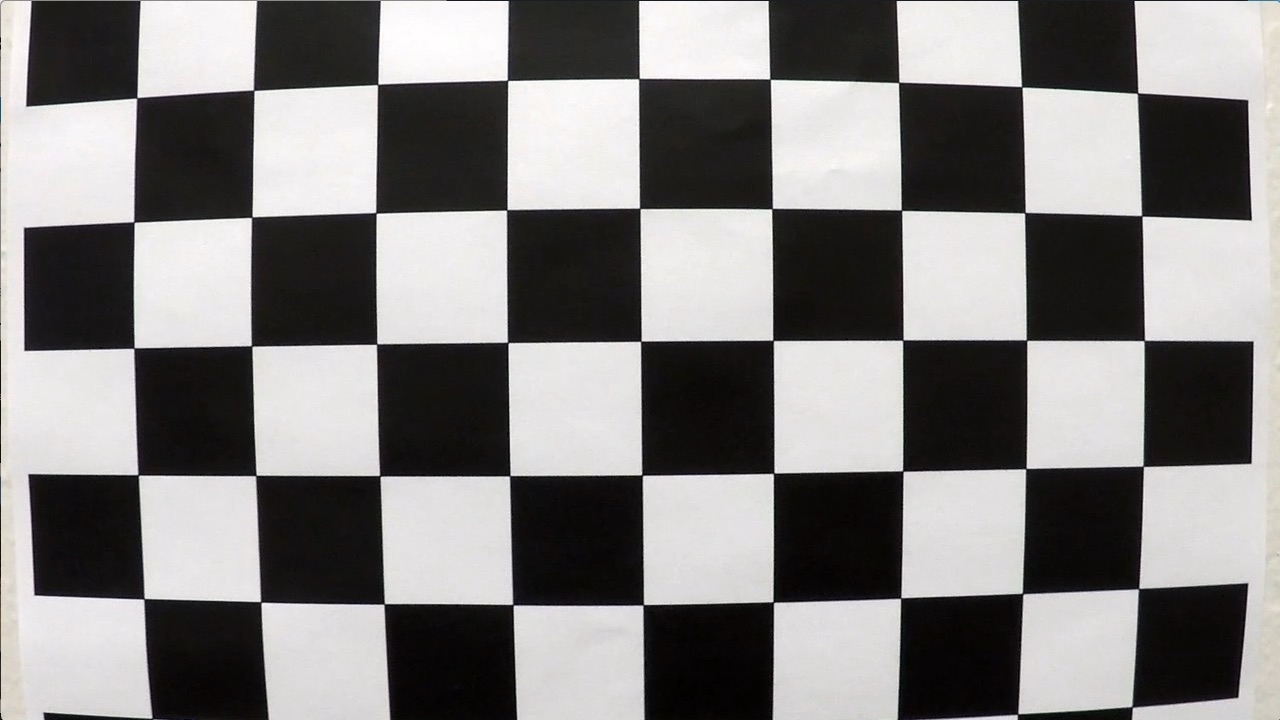
#> input picture camera_cal/calibration1.jpg, 1280 x 720 px; its folder holds 5 pictures in this run
$ jupyter execute --allow-errors P4.ipynb   (shell and % lines are left out)   (older library calls are emulated)
#> lines starting #> are read from the running program, lines starting #| are printed output that depends on the picture
### calibration.py
#!/usr/bin/env python3
# -*- coding: utf-8 -*-
"""
Created on Wed Sep 15 21:34:44 2017

@author: changhsin-wen
"""

import numpy as np
import cv2

class CameraCalibration():

    def __init__(self, imgs, width, height):

        self.mtx = None  # Camera Matrix
        self.dist = None  # Distortion Coefficients
        self.size = None  # Image size
        self.width = width  # Width of chessboard
        self.height = height  # Height of chessboard
        self.calibrated = False  # Whether the camera has been calibrated
        objpoints, imgpoints = self.get_all_corners(imgs)
        self.mtx, self.dist = self.calibrate(objpoints, imgpoints)

    # Generate a matrix of x, y, z object points
    def gridspace(self, ):

        # Initialise 2D array of zeros, needs to be float to stop OpenCV from complaining
        obj = np.zeros((self.width * self.height, 3)).astype(np.float32)

        # For x and y, fill with a grid of ascending values
        obj[:, :2] = np.mgrid[0:self.width, 0:self.height].T.reshape(-1, 2)
        return obj

    # Get the image points and the object points for a single image
    def get_corners(self, img):
        objp = self.gridspace() # Generate 3D object points for chessboard

        # Convert to grayscale, using RGB instead of BGR as mpimg uses a RGB format
        grey = cv2.cvtColor(img, cv2.COLOR_RGB2GRAY)

        # Save size of image for later use
        self.size = grey.shape[::-1]

        # Detect chessboard corners
        ret, corners = cv2.findChessboardCorners(grey, (self.width, self.height), None)

        if ret:
            return corners, objp
        else:
            return None, None

    # Get the object and image corners for all images.
    def get_all_corners(self, imgs):
        objpoints = []
        imgpoints = []
        for i, img in enumerate(imgs):
            imgp, objp = self.get_corners(img)
            if imgp is None:

                # Warn if image is skipped
                print('Image {} skipped chessboard corners is not fully visible'.format(i))
            else:
                objpoints.append(objp)
                imgpoints.append(imgp)

        return objpoints, imgpoints

    # Get camera coefficients
    def calibrate(self, objpoints, imgpoints):

        # Calculate the camera matrix and the distortion coefficients. This is what we need in order to undistort
        ret, mtx, dist, rvecs, tvecs = cv2.calibrateCamera(objpoints, imgpoints, self.size, None, None)
        return mtx, dist

    # Apply the distortion coefficients to an image
    def undistort(self, img):
        return cv2.undistort(img, self.mtx, self.dist, None, self.mtx)

### P4.ipynb
[cell 1]
import numpy as np
import cv2
import pickle
import glob
import matplotlib.pyplot as plt
from moviepy.editor import VideoFileClip
from IPython.display import HTML


# prepare object points, like (0,0,0), (1,0,0), (2,0,0) ....,(6,5,0)
objp = np.zeros((6*9,3), np.float32)
objp[:,:2] = np.mgrid[0:9,0:6].T.reshape(-1,2)

# termination criteria
criteria = (cv2.TERM_CRITERIA_EPS + cv2.TERM_CRITERIA_MAX_ITER, 30, 0.001)

# Arrays to store object points and image points from all the images.
objpoints = [] # 3d points in real world space
imgpoints = [] # 2d points in image plane.

# Make a list of calibration images
images = glob.glob('camera_cal/calibration*.jpg')

#> (the rest of this cell did not finish here and is left out)

[cell 2]
import pickle

# Test undistortion on an image
img = cv2.imread('camera_cal/calibration1.jpg')
#> img is the input picture: shape (720, 1280, 3); mean B, G, R 127.8, 128.4, 130.1
img_size = (img.shape[1], img.shape[0])
#> img_size = (1280, 720)

# Do camera calibration given object points and image points
#> (the rest of this cell did not finish here and is left out)

[cell 3]
import numpy as np
import cv2
import matplotlib.pyplot as plt
import matplotlib.image as mpimg

#> (the rest of this cell did not finish here and is left out)

[cell 4]
# Helpful Source: https://github.com/ksakmann/CarND-Advanced-Lane-Lines
offset=[135,0]
#> offset = [135, 0]
#> (the rest of this cell did not finish here and is left out)

[cell 5]
import numpy as np
import cv2
import matplotlib.pyplot as plt

# Assuming you have created a warped binary image called "binary_warped"
# Take a histogram of the bottom half of the image
#> (the rest of this cell did not finish here and is left out)

[cell 6]
import numpy as np
import matplotlib.pyplot as plt

# Generate some fake data to represent lane-line pixels
quadratic_coeff = 3e-4 # arbitrary quadratic coefficient

# For each y position generate random x position within +/-50 pix
# of the line base position in each case (x=130 for left, and x=1140 for right)
#> (the rest of this cell did not finish here and is left out)

[cell 7]
midx = 650

#> (the rest of this cell did not finish here and is left out)

[cell 8]
# Define a function to return the magnitude of the gradient
# for a given sobel kernel size and threshold values
# [44 lines left out: functions mag_thresh, region_of_interest, not called in this run]

# Perspective transforms Class
class PerspectiveTransform():
    def __init__(self, src, dist):
        self.Mpersp = cv2.getPerspectiveTransform(src, dst)
        self.Minv = cv2.getPerspectiveTransform(dst, src)

    # Perspective transform
    def warp(self, img):
        return cv2.warpPerspective(img, self.Mpersp, (img.shape[1], img.shape[0]))

    # Reverse perspective transform
    def unwarp(self, img):
        return cv2.warpPerspective(img, self.Minv, (img.shape[1], img.shape[0]))

# Find the peaks of the bottom half for sliding window search
# [103 lines left out: functions find_peaks, sliding_window_search, measure_curvature, draw_poly, not called in this run]

[cell 9]
# Find the offset of the car and the base of the lane lines
# [18 lines left out: function find_offset, not called in this run]

[cell 10]
# Initialize the camera CameraCalibration class
from calibration import CameraCalibration

images = [mpimg.imread(f) for f in sorted(glob.glob('./camera_cal/*.jpg'))]
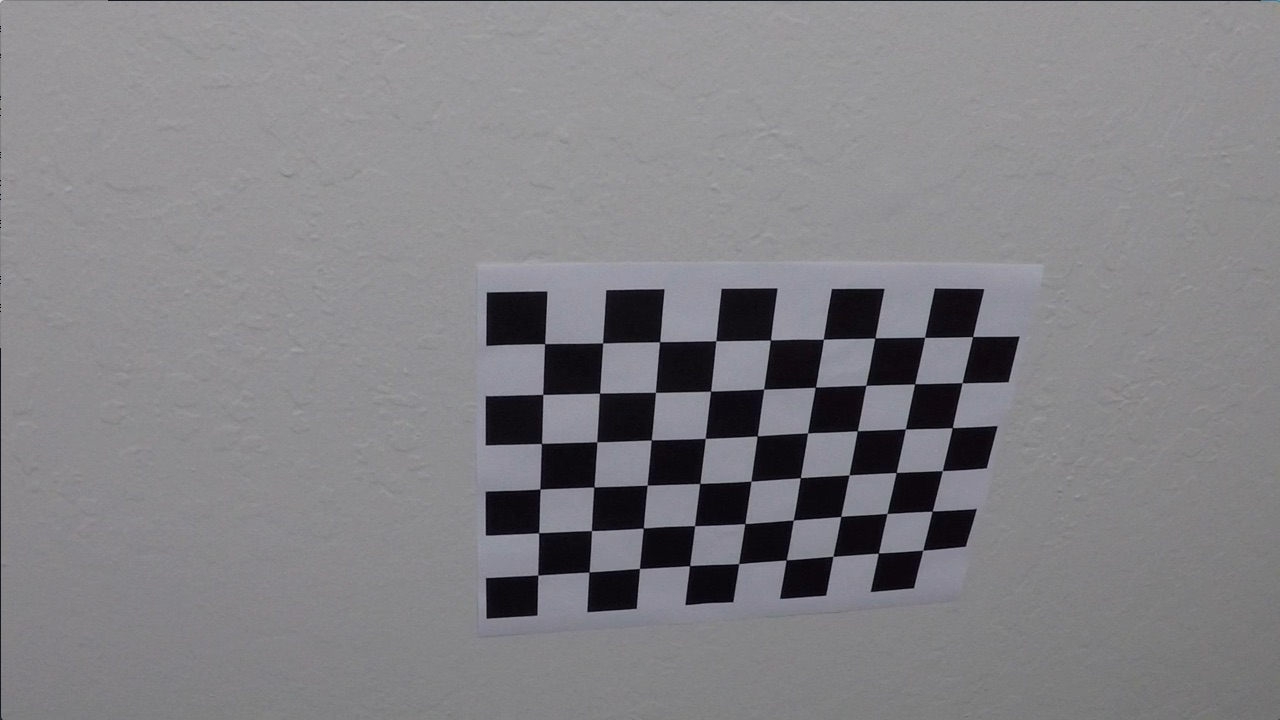
#> input picture camera_cal/calibration10.jpg, 1280 x 720 px
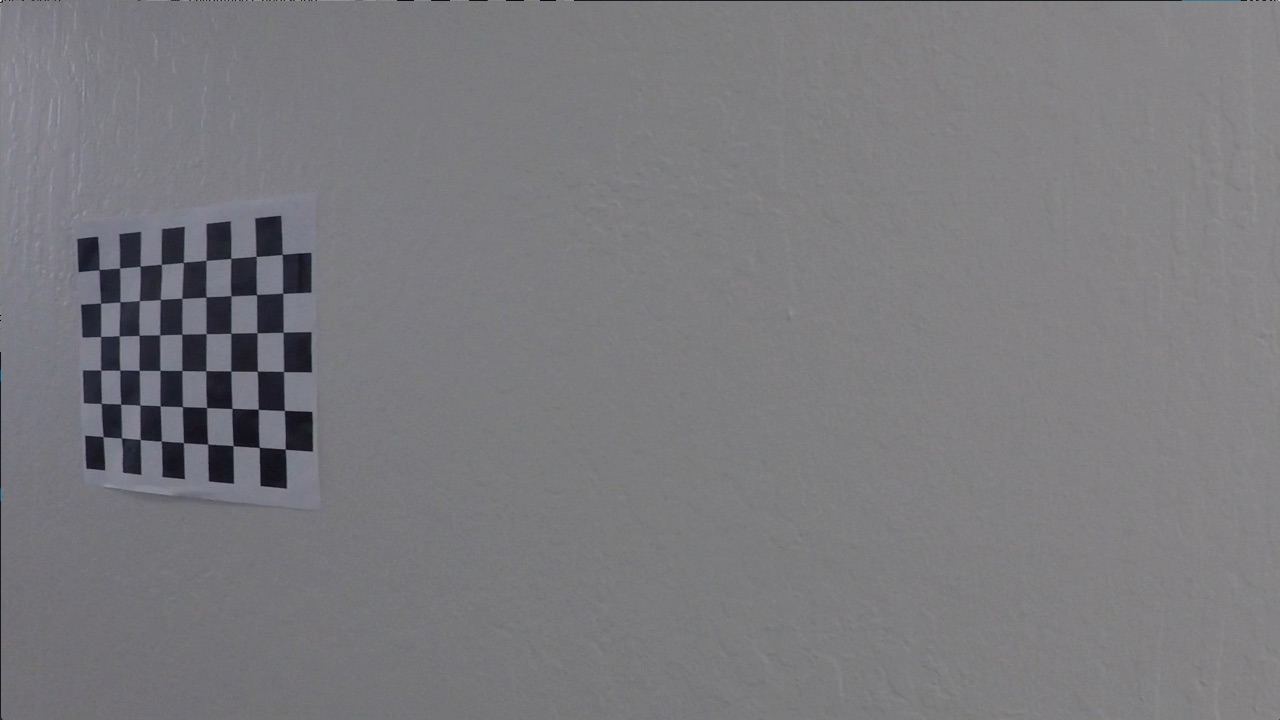
#> input picture camera_cal/calibration11.jpg, 1280 x 720 px
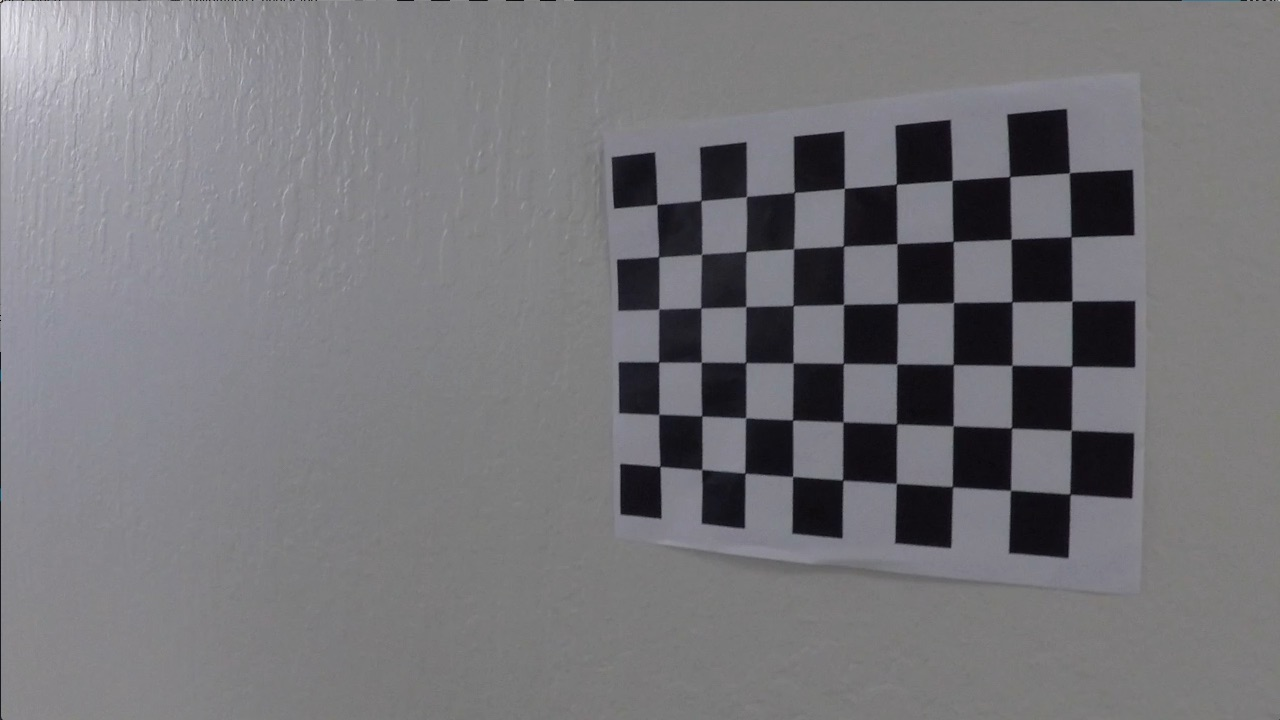
#> input picture camera_cal/calibration12.jpg, 1280 x 720 px
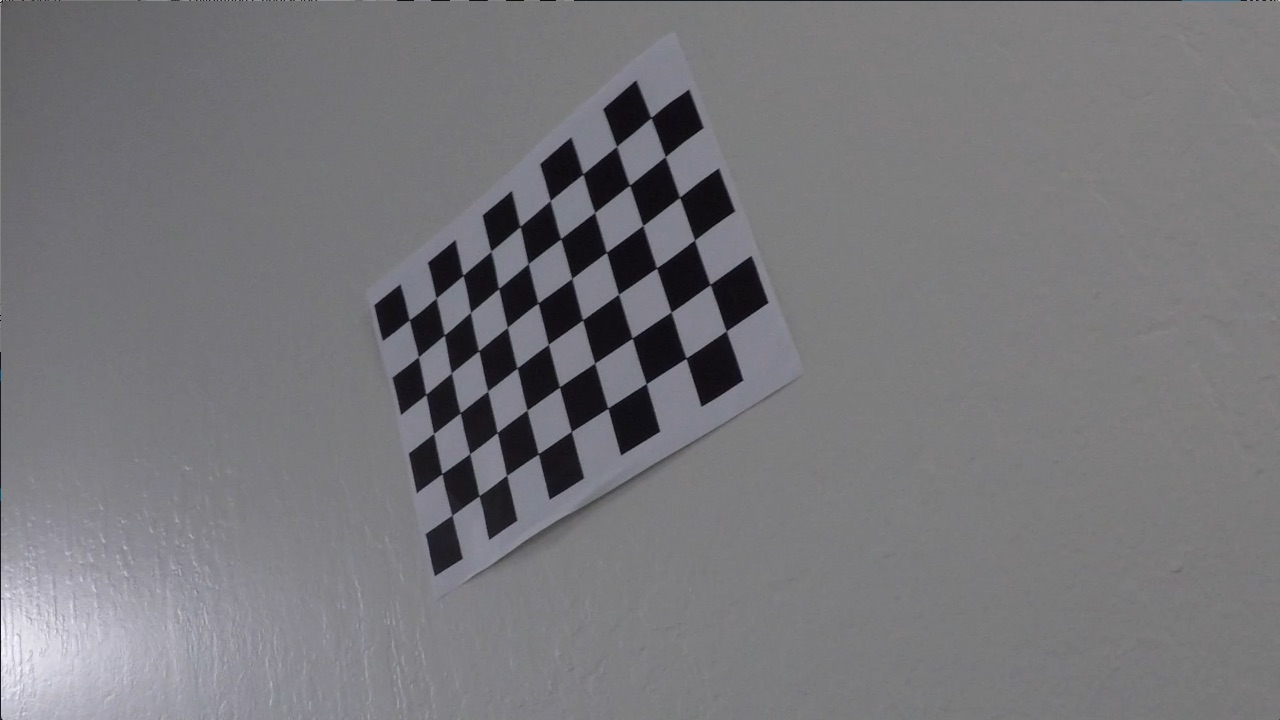
#> input picture camera_cal/calibration13.jpg, 1280 x 720 px
#> images = 5 items
calibration = CameraCalibration(images, 9, 6)
#> the loop in get_all_corners, `for i, img in enumerate(imgs):` made 5 passes
#> ret in get_corners on passes 1 to 5: False, True, True, True, True
#| Image 0 skipped chessboard corners is not fully visible
#> after the loop in get_all_corners, `for i, img in enumerate(imgs):`: imgpoints = 4 items
#> in calibrate, `ret, mtx, dist, rvecs, tvecs = cv2.calibrateCamera(objpoints, imgpoint..`: ret = 1.03; mtx = [[1171.3, 0, 737.2], [0, 1151.8, 369.4], [0, 0, 1]]; dist = [[-0.394, 0.563, -0.00229, 0.0091, -0.668]]; rvecs = ([0.479, -0.29, 0.0484], [0.0177, 0.37, -0.0013], [0.0228, 0.615, 0.0061], [-0.327, 0.601, -0.431]); tvecs = ([-3.24, -0.447, 19.51], [-18.92, -2.96, 30.47], [-1.48, -3.15, 21.85], [-7.59, -1.16, 26.19])
#> in __init__, `self.mtx, self.dist = self.calibrate(objpoints, imgpoints)`: self.mtx has the same summary as mtx in calibrate; self.dist = [[-0.394, 0.563, -0.00229, 0.0091, -0.668]]
src = np.array([[585, 460], [203, 720], [1127, 720], [695, 460]]).astype(np.float32)
dst = np.array([[320, 0], [320, 720], [960, 720], [960, 0]]).astype(np.float32)

# Create transformer object
transform = PerspectiveTransform(src, dst)
